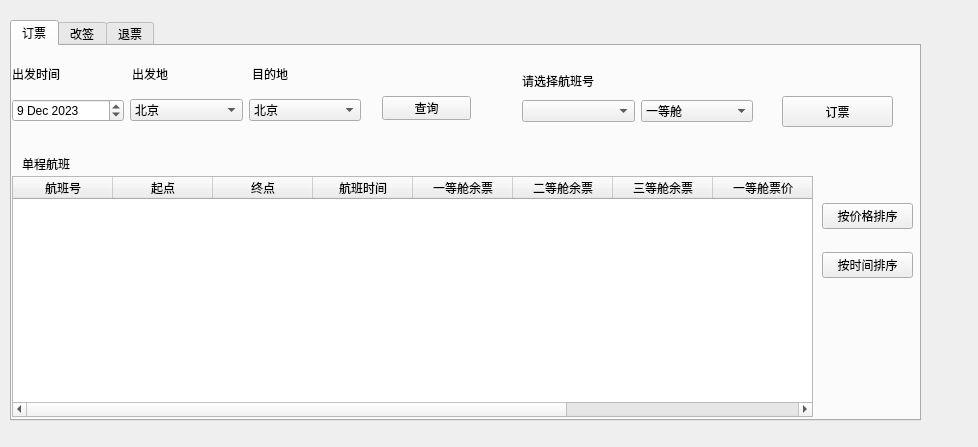
<?xml version="1.0" encoding="UTF-8"?>
<ui version="4.0">
 <class>TicketManageSystem</class>
 <widget class="QWidget" name="TicketManageSystem">
  <property name="geometry">
   <rect>
    <x>0</x>
    <y>0</y>
    <width>978</width>
    <height>447</height>
   </rect>
  </property>
  <property name="windowTitle">
   <string>ticketmanagementsystem</string>
  </property>
  <widget class="QTabWidget" name="TicketOperation">
   <property name="geometry">
    <rect>
     <x>10</x>
     <y>20</y>
     <width>911</width>
     <height>401</height>
    </rect>
   </property>
   <property name="currentIndex">
    <number>0</number>
   </property>
   <widget class="QWidget" name="ReserveTab">
    <attribute name="title">
     <string>订票</string>
    </attribute>
    <widget class="QWidget" name="horizontalLayoutWidget_4">
     <property name="geometry">
      <rect>
       <x>510</x>
       <y>50</y>
       <width>231</width>
       <height>31</height>
      </rect>
     </property>
     <layout class="QHBoxLayout" name="horizontalLayout_2">
      <item>
       <widget class="QComboBox" name="BookFlightIDComBox"/>
      </item>
      <item>
       <widget class="QComboBox" name="BookClasscomboBox">
        <item>
         <property name="text">
          <string>一等舱</string>
         </property>
        </item>
        <item>
         <property name="text">
          <string>二等舱</string>
         </property>
        </item>
        <item>
         <property name="text">
          <string>三等舱</string>
         </property>
        </item>
       </widget>
      </item>
     </layout>
    </widget>
    <widget class="QLabel" name="label">
     <property name="geometry">
      <rect>
       <x>510</x>
       <y>20</y>
       <width>72</width>
       <height>29</height>
      </rect>
     </property>
     <property name="text">
      <string>请选择航班号</string>
     </property>
    </widget>
    <widget class="QPushButton" name="Reserve">
     <property name="geometry">
      <rect>
       <x>770</x>
       <y>50</y>
       <width>111</width>
       <height>31</height>
      </rect>
     </property>
     <property name="text">
      <string>订票</string>
     </property>
    </widget>
    <widget class="QTableWidget" name="TicketsAvailable">
     <property name="enabled">
      <bool>true</bool>
     </property>
     <property name="geometry">
      <rect>
       <x>0</x>
       <y>130</y>
       <width>801</width>
       <height>241</height>
      </rect>
     </property>
     <property name="showGrid">
      <bool>true</bool>
     </property>
     <column>
      <property name="text">
       <string>航班号</string>
      </property>
     </column>
     <column>
      <property name="text">
       <string>起点</string>
      </property>
     </column>
     <column>
      <property name="text">
       <string>终点</string>
      </property>
     </column>
     <column>
      <property name="text">
       <string>航班时间</string>
      </property>
     </column>
     <column>
      <property name="text">
       <string>一等舱余票</string>
      </property>
     </column>
     <column>
      <property name="text">
       <string>二等舱余票</string>
      </property>
     </column>
     <column>
      <property name="text">
       <string>三等舱余票</string>
      </property>
     </column>
     <column>
      <property name="text">
       <string>一等舱票价</string>
      </property>
     </column>
     <column>
      <property name="text">
       <string>二等舱票价</string>
      </property>
     </column>
     <column>
      <property name="text">
       <string>三等舱票价</string>
      </property>
     </column>
    </widget>
    <widget class="QPushButton" name="Inquire">
     <property name="geometry">
      <rect>
       <x>370</x>
       <y>50</y>
       <width>89</width>
       <height>24</height>
      </rect>
     </property>
     <property name="text">
      <string>查询</string>
     </property>
    </widget>
    <widget class="QWidget" name="horizontalLayoutWidget">
     <property name="geometry">
      <rect>
       <x>0</x>
       <y>40</y>
       <width>349</width>
       <height>49</height>
      </rect>
     </property>
     <layout class="QHBoxLayout" name="Conditions">
      <item>
       <widget class="QDateEdit" name="ConditionDate">
        <property name="dateTime">
         <datetime>
          <hour>16</hour>
          <minute>0</minute>
          <second>0</second>
          <year>2023</year>
          <month>12</month>
          <day>9</day>
         </datetime>
        </property>
        <property name="date">
         <date>
          <year>2023</year>
          <month>12</month>
          <day>9</day>
         </date>
        </property>
       </widget>
      </item>
      <item>
       <widget class="QComboBox" name="ConditionStart">
        <item>
         <property name="text">
          <string>北京</string>
         </property>
        </item>
        <item>
         <property name="text">
          <string>上海</string>
         </property>
        </item>
        <item>
         <property name="text">
          <string>广州</string>
         </property>
        </item>
        <item>
         <property name="text">
          <string>深圳</string>
         </property>
        </item>
        <item>
         <property name="text">
          <string>武汉</string>
         </property>
        </item>
        <item>
         <property name="text">
          <string>成都</string>
         </property>
        </item>
        <item>
         <property name="text">
          <string>杭州</string>
         </property>
        </item>
        <item>
         <property name="text">
          <string>重庆</string>
         </property>
        </item>
        <item>
         <property name="text">
          <string>长沙</string>
         </property>
        </item>
        <item>
         <property name="text">
          <string>西安</string>
         </property>
        </item>
        <item>
         <property name="text">
          <string>南京</string>
         </property>
        </item>
        <item>
         <property name="text">
          <string>南昌</string>
         </property>
        </item>
        <item>
         <property name="text">
          <string>天津</string>
         </property>
        </item>
        <item>
         <property name="text">
          <string>郑州</string>
         </property>
        </item>
        <item>
         <property name="text">
          <string>济南</string>
         </property>
        </item>
       </widget>
      </item>
      <item>
       <widget class="QComboBox" name="ConditionDestination">
        <item>
         <property name="text">
          <string>北京</string>
         </property>
        </item>
        <item>
         <property name="text">
          <string>上海</string>
         </property>
        </item>
        <item>
         <property name="text">
          <string>广州</string>
         </property>
        </item>
        <item>
         <property name="text">
          <string>深圳</string>
         </property>
        </item>
        <item>
         <property name="text">
          <string>武汉</string>
         </property>
        </item>
        <item>
         <property name="text">
          <string>成都</string>
         </property>
        </item>
        <item>
         <property name="text">
          <string>杭州</string>
         </property>
        </item>
        <item>
         <property name="text">
          <string>重庆</string>
         </property>
        </item>
        <item>
         <property name="text">
          <string>长沙</string>
         </property>
        </item>
        <item>
         <property name="text">
          <string>西安</string>
         </property>
        </item>
        <item>
         <property name="text">
          <string>南京</string>
         </property>
        </item>
        <item>
         <property name="text">
          <string>南昌</string>
         </property>
        </item>
        <item>
         <property name="text">
          <string>天津</string>
         </property>
        </item>
        <item>
         <property name="text">
          <string>郑州</string>
         </property>
        </item>
        <item>
         <property name="text">
          <string>济南</string>
         </property>
        </item>
       </widget>
      </item>
     </layout>
    </widget>
    <widget class="QWidget" name="verticalLayoutWidget">
     <property name="geometry">
      <rect>
       <x>810</x>
       <y>140</y>
       <width>91</width>
       <height>111</height>
      </rect>
     </property>
     <layout class="QVBoxLayout" name="SortOperation">
      <item>
       <widget class="QPushButton" name="SortByPrice">
        <property name="text">
         <string>按价格排序</string>
        </property>
       </widget>
      </item>
      <item>
       <widget class="QPushButton" name="SortByTime">
        <property name="text">
         <string>按时间排序</string>
        </property>
       </widget>
      </item>
     </layout>
    </widget>
    <widget class="QLabel" name="label_6">
     <property name="geometry">
      <rect>
       <x>10</x>
       <y>110</y>
       <width>54</width>
       <height>16</height>
      </rect>
     </property>
     <property name="text">
      <string>单程航班</string>
     </property>
    </widget>
    <widget class="QLabel" name="label_7">
     <property name="geometry">
      <rect>
       <x>0</x>
       <y>20</y>
       <width>54</width>
       <height>16</height>
      </rect>
     </property>
     <property name="text">
      <string>出发时间</string>
     </property>
    </widget>
    <widget class="QLabel" name="label_11">
     <property name="geometry">
      <rect>
       <x>120</x>
       <y>20</y>
       <width>54</width>
       <height>16</height>
      </rect>
     </property>
     <property name="text">
      <string>出发地</string>
     </property>
    </widget>
    <widget class="QLabel" name="label_12">
     <property name="geometry">
      <rect>
       <x>240</x>
       <y>20</y>
       <width>54</width>
       <height>16</height>
      </rect>
     </property>
     <property name="text">
      <string>目的地</string>
     </property>
    </widget>
   </widget>
   <widget class="QWidget" name="ChangeTab">
    <attribute name="title">
     <string>改签</string>
    </attribute>
    <widget class="QLabel" name="label_2">
     <property name="geometry">
      <rect>
       <x>630</x>
       <y>230</y>
       <width>61</width>
       <height>16</height>
      </rect>
     </property>
     <property name="text">
      <string>初始航班号</string>
     </property>
    </widget>
    <widget class="QWidget" name="horizontalLayoutWidget_5">
     <property name="geometry">
      <rect>
       <x>530</x>
       <y>130</y>
       <width>171</width>
       <height>26</height>
      </rect>
     </property>
     <layout class="QHBoxLayout" name="horizontalLayout_3"/>
    </widget>
    <widget class="QLabel" name="label_3">
     <property name="geometry">
      <rect>
       <x>630</x>
       <y>290</y>
       <width>54</width>
       <height>16</height>
      </rect>
     </property>
     <property name="text">
      <string>新航班号</string>
     </property>
    </widget>
    <widget class="QWidget" name="horizontalLayoutWidget_6">
     <property name="geometry">
      <rect>
       <x>630</x>
       <y>310</y>
       <width>281</width>
       <height>26</height>
      </rect>
     </property>
     <layout class="QHBoxLayout" name="horizontalLayout_4">
      <item>
       <widget class="QComboBox" name="BookFlightIDComBox_2"/>
      </item>
      <item>
       <widget class="QComboBox" name="TargetClassComboBox"/>
      </item>
     </layout>
    </widget>
    <widget class="QPushButton" name="Change">
     <property name="geometry">
      <rect>
       <x>820</x>
       <y>250</y>
       <width>81</width>
       <height>21</height>
      </rect>
     </property>
     <property name="text">
      <string>改签</string>
     </property>
    </widget>
    <widget class="QLabel" name="label_5">
     <property name="geometry">
      <rect>
       <x>790</x>
       <y>290</y>
       <width>54</width>
       <height>16</height>
      </rect>
     </property>
     <property name="text">
      <string>新的舱位</string>
     </property>
    </widget>
    <widget class="QTableWidget" name="ChangeMyTickets">
     <property name="geometry">
      <rect>
       <x>10</x>
       <y>270</y>
       <width>501</width>
       <height>101</height>
      </rect>
     </property>
     <column>
      <property name="text">
       <string>航班号</string>
      </property>
     </column>
     <column>
      <property name="text">
       <string>起点</string>
      </property>
     </column>
     <column>
      <property name="text">
       <string>终点</string>
      </property>
     </column>
     <column>
      <property name="text">
       <string>航班时间</string>
      </property>
     </column>
     <column>
      <property name="text">
       <string>舱位</string>
      </property>
     </column>
    </widget>
    <widget class="QLabel" name="label_8">
     <property name="geometry">
      <rect>
       <x>10</x>
       <y>250</y>
       <width>54</width>
       <height>16</height>
      </rect>
     </property>
     <property name="text">
      <string>我的订单</string>
     </property>
    </widget>
    <widget class="QTableWidget" name="ChangeTicketsAvailable">
     <property name="enabled">
      <bool>true</bool>
     </property>
     <property name="geometry">
      <rect>
       <x>10</x>
       <y>70</y>
       <width>801</width>
       <height>141</height>
      </rect>
     </property>
     <property name="showGrid">
      <bool>true</bool>
     </property>
     <column>
      <property name="text">
       <string>航班号</string>
      </property>
     </column>
     <column>
      <property name="text">
       <string>起点</string>
      </property>
     </column>
     <column>
      <property name="text">
       <string>终点</string>
      </property>
     </column>
     <column>
      <property name="text">
       <string>航班时间</string>
      </property>
     </column>
     <column>
      <property name="text">
       <string>一等舱余票</string>
      </property>
     </column>
     <column>
      <property name="text">
       <string>二等舱余票</string>
      </property>
     </column>
     <column>
      <property name="text">
       <string>三等舱余票</string>
      </property>
     </column>
     <column>
      <property name="text">
       <string>一等舱票价</string>
      </property>
     </column>
     <column>
      <property name="text">
       <string>二等舱票价</string>
      </property>
     </column>
     <column>
      <property name="text">
       <string>三等舱票价</string>
      </property>
     </column>
    </widget>
    <widget class="QLabel" name="label_10">
     <property name="geometry">
      <rect>
       <x>10</x>
       <y>50</y>
       <width>54</width>
       <height>16</height>
      </rect>
     </property>
     <property name="text">
      <string>目的航班</string>
     </property>
    </widget>
    <widget class="QWidget" name="horizontalLayoutWidget_2">
     <property name="geometry">
      <rect>
       <x>10</x>
       <y>10</y>
       <width>349</width>
       <height>49</height>
      </rect>
     </property>
     <layout class="QHBoxLayout" name="Conditions_2">
      <item>
       <widget class="QDateEdit" name="ChangeConditionDate">
        <property name="dateTime">
         <datetime>
          <hour>8</hour>
          <minute>0</minute>
          <second>0</second>
          <year>2023</year>
          <month>12</month>
          <day>9</day>
         </datetime>
        </property>
        <property name="date">
         <date>
          <year>2023</year>
          <month>12</month>
          <day>9</day>
         </date>
        </property>
       </widget>
      </item>
      <item>
       <widget class="QComboBox" name="ChangeConditionStart">
        <item>
         <property name="text">
          <string>北京</string>
         </property>
        </item>
        <item>
         <property name="text">
          <string>上海</string>
         </property>
        </item>
        <item>
         <property name="text">
          <string>广州</string>
         </property>
        </item>
        <item>
         <property name="text">
          <string>深圳</string>
         </property>
        </item>
        <item>
         <property name="text">
          <string>武汉</string>
         </property>
        </item>
        <item>
         <property name="text">
          <string>成都</string>
         </property>
        </item>
        <item>
         <property name="text">
          <string>杭州</string>
         </property>
        </item>
        <item>
         <property name="text">
          <string>重庆</string>
         </property>
        </item>
        <item>
         <property name="text">
          <string>长沙</string>
         </property>
        </item>
        <item>
         <property name="text">
          <string>西安</string>
         </property>
        </item>
        <item>
         <property name="text">
          <string>南京</string>
         </property>
        </item>
        <item>
         <property name="text">
          <string>南昌</string>
         </property>
        </item>
        <item>
         <property name="text">
          <string>天津</string>
         </property>
        </item>
        <item>
         <property name="text">
          <string>郑州</string>
         </property>
        </item>
        <item>
         <property name="text">
          <string>济南</string>
         </property>
        </item>
       </widget>
      </item>
      <item>
       <widget class="QComboBox" name="ChangeConditionDestination">
        <item>
         <property name="text">
          <string>北京</string>
         </property>
        </item>
        <item>
         <property name="text">
          <string>上海</string>
         </property>
        </item>
        <item>
         <property name="text">
          <string>广州</string>
         </property>
        </item>
        <item>
         <property name="text">
          <string>深圳</string>
         </property>
        </item>
        <item>
         <property name="text">
          <string>武汉</string>
         </property>
        </item>
        <item>
         <property name="text">
          <string>成都</string>
         </property>
        </item>
        <item>
         <property name="text">
          <string>杭州</string>
         </property>
        </item>
        <item>
         <property name="text">
          <string>重庆</string>
         </property>
        </item>
        <item>
         <property name="text">
          <string>长沙</string>
         </property>
        </item>
        <item>
         <property name="text">
          <string>西安</string>
         </property>
        </item>
        <item>
         <property name="text">
          <string>南京</string>
         </property>
        </item>
        <item>
         <property name="text">
          <string>南昌</string>
         </property>
        </item>
        <item>
         <property name="text">
          <string>天津</string>
         </property>
        </item>
        <item>
         <property name="text">
          <string>郑州</string>
         </property>
        </item>
        <item>
         <property name="text">
          <string>济南</string>
         </property>
        </item>
       </widget>
      </item>
     </layout>
    </widget>
    <widget class="QPushButton" name="ChangeInquire">
     <property name="geometry">
      <rect>
       <x>460</x>
       <y>10</y>
       <width>89</width>
       <height>24</height>
      </rect>
     </property>
     <property name="text">
      <string>查询</string>
     </property>
    </widget>
    <widget class="QComboBox" name="BookedFlightID">
     <property name="geometry">
      <rect>
       <x>630</x>
       <y>250</y>
       <width>169</width>
       <height>24</height>
      </rect>
     </property>
    </widget>
    <widget class="QLabel" name="label_13">
     <property name="geometry">
      <rect>
       <x>10</x>
       <y>0</y>
       <width>54</width>
       <height>16</height>
      </rect>
     </property>
     <property name="text">
      <string>出发时间</string>
     </property>
    </widget>
    <widget class="QLabel" name="label_14">
     <property name="geometry">
      <rect>
       <x>130</x>
       <y>0</y>
       <width>54</width>
       <height>16</height>
      </rect>
     </property>
     <property name="text">
      <string>出发地</string>
     </property>
    </widget>
    <widget class="QLabel" name="label_15">
     <property name="geometry">
      <rect>
       <x>250</x>
       <y>0</y>
       <width>54</width>
       <height>16</height>
      </rect>
     </property>
     <property name="text">
      <string>目的地</string>
     </property>
    </widget>
   </widget>
   <widget class="QWidget" name="CancelTab">
    <attribute name="title">
     <string>退票</string>
    </attribute>
    <widget class="QComboBox" name="CancelMyTicketsComBox">
     <property name="geometry">
      <rect>
       <x>10</x>
       <y>30</y>
       <width>141</width>
       <height>21</height>
      </rect>
     </property>
    </widget>
    <widget class="QLabel" name="label_4">
     <property name="geometry">
      <rect>
       <x>10</x>
       <y>6</y>
       <width>71</width>
       <height>20</height>
      </rect>
     </property>
     <property name="text">
      <string>退票航班号</string>
     </property>
    </widget>
    <widget class="QPushButton" name="Cancel">
     <property name="geometry">
      <rect>
       <x>180</x>
       <y>30</y>
       <width>111</width>
       <height>21</height>
      </rect>
     </property>
     <property name="text">
      <string>退票</string>
     </property>
    </widget>
    <widget class="QTableWidget" name="CancelMyTickets">
     <property name="geometry">
      <rect>
       <x>10</x>
       <y>100</y>
       <width>501</width>
       <height>91</height>
      </rect>
     </property>
     <column>
      <property name="text">
       <string>航班号</string>
      </property>
     </column>
     <column>
      <property name="text">
       <string>起点</string>
      </property>
     </column>
     <column>
      <property name="text">
       <string>终点</string>
      </property>
     </column>
     <column>
      <property name="text">
       <string>航班时间</string>
      </property>
     </column>
     <column>
      <property name="text">
       <string>舱位</string>
      </property>
     </column>
    </widget>
    <widget class="QLabel" name="label_9">
     <property name="geometry">
      <rect>
       <x>10</x>
       <y>80</y>
       <width>54</width>
       <height>16</height>
      </rect>
     </property>
     <property name="text">
      <string>我的订单</string>
     </property>
    </widget>
   </widget>
  </widget>
  <widget class="QLabel" name="name">
   <property name="geometry">
    <rect>
     <x>530</x>
     <y>30</y>
     <width>54</width>
     <height>16</height>
    </rect>
   </property>
   <property name="text">
    <string/>
   </property>
  </widget>
 </widget>
 <resources/>
 <connections/>
</ui>
